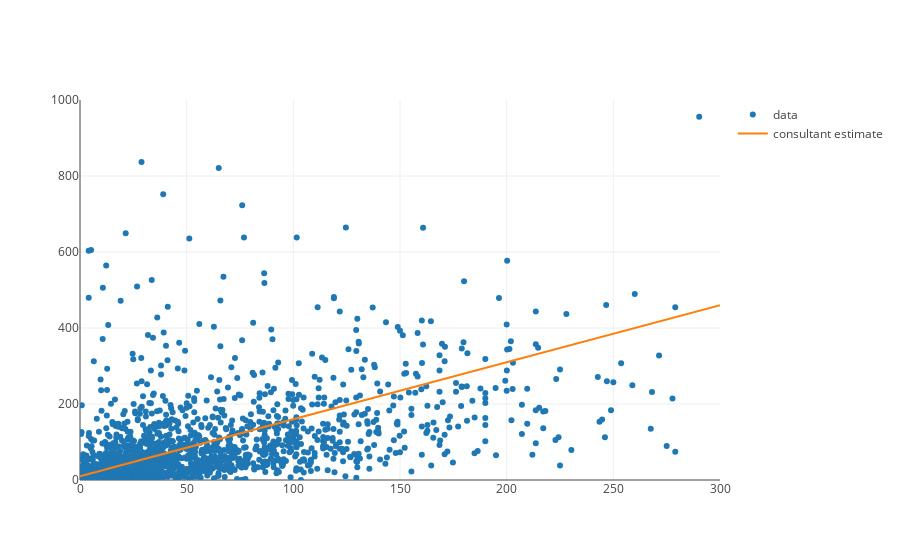

Here is the notebook cell this chart was saved with:
### Code cell
from plotly.offline import iplot, init_notebook_mode
init_notebook_mode(connected=True)

from graph import trace_values, m_b_trace, plot

plot([revenues_per_budgets_trace, consultant_estimated_revenues_trace], revenues_layout)

### Figure 1 — Plotly figure (JSON) as saved in the notebook; plotly's stock layout.template omitted (floating-point values rounded to 4 significant figures; data arrays with more than 128 entries replaced by an {"elided": "..."} marker saying what was removed)
{"data": [{"mode": "markers", "name": "data", "text": {"elided": "1776 str values"}, "x": {"elided": "1776 float values"}, "y": {"elided": "1776 float values"}}, {"mode": "line", "name": "consultant estimate", "text": [], "x": {"elided": "1776 float values"}, "y": {"elided": "1776 float values"}}], "layout": {"xaxis": {"range": [0, 300]}, "yaxis": {"range": [0, 1000]}}}
